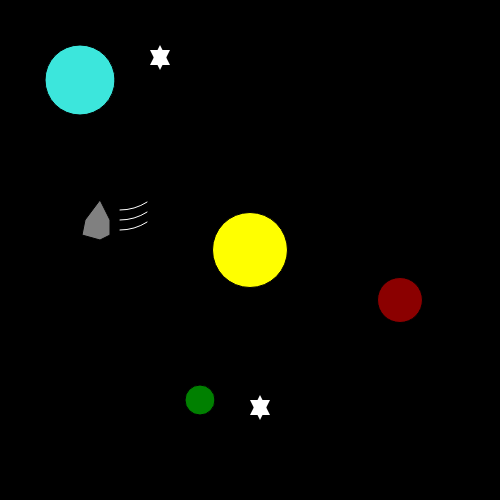
Frame 1 (no input)
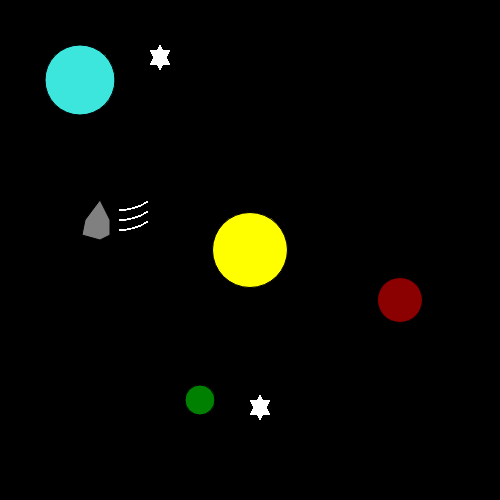
Frame 60 (no input)
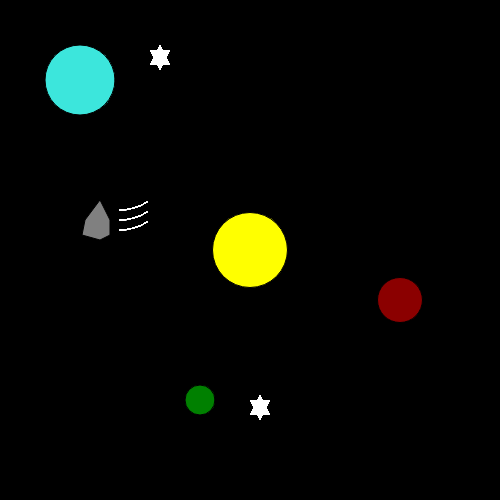
Frame 120 (the mouse pressed at the canvas centre since frame 60)

The p5.js sketch that drew these frames (run headless with seeded random() and noise() and a simulated clock; from frame 60 on, the mouse is pressed at the canvas centre):

// p5.js sketch
// ── sketch.js
function setup() {
	createCanvas(500,500);
	background(0);
}
//Work in here
function draw() {
let a = color(60,230,220);//Color for Blue Planet
fill(a);
ellipse(80,80,70,70);//Blue Planet
let b = color('green');
fill(b);
ellipse(200,400,30,30);//Green Planet
let c = color('#8b0000');
fill(c);
ellipse(400,300,45,45);//Red Planet
let d = color('yellow');
fill(d);
ellipse(250,250,75,75);//Sun or Yellow circle
push();
let e = color('white');//Color for stars
fill(e);
noStroke();
triangle(150,50,170,50,160,70);
triangle(150,65,170,65,160,45);
triangle(250,400,270,400,260,420);
triangle(250,415,270,415,260,395);
pop();
fill('grey');
beginShape();//Asteroid
vertex(100,200);
vertex(85,220);
vertex(82,235);
vertex(100,240);
vertex(110,235);
vertex(110,220);
endShape(CLOSE);
push();
noFill();
stroke('white');
arc(120,180,100,100,1,HALF_PI);
arc(120,170,100,100,1,HALF_PI);
arc(120,160,100,100,1,HALF_PI);
pop();
}
